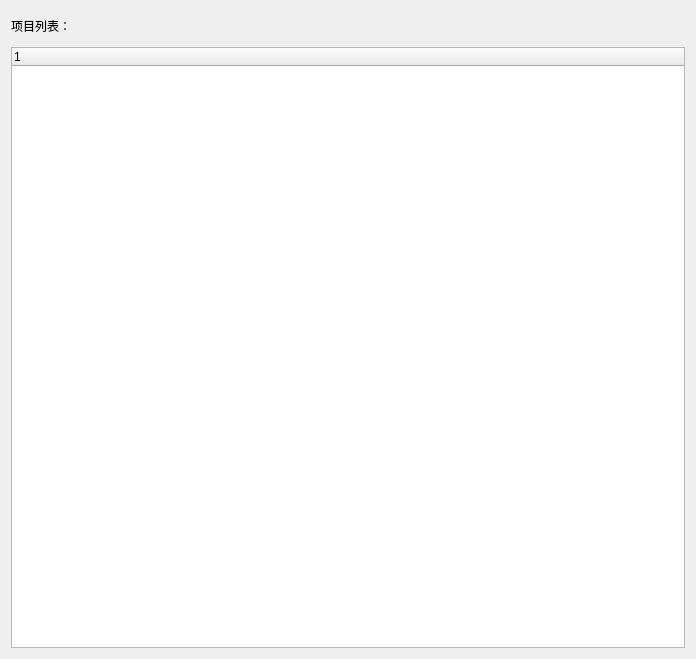
<?xml version="1.0" encoding="UTF-8"?>
<ui version="4.0">
 <class>ProTree</class>
 <widget class="QDialog" name="ProTree">
  <property name="geometry">
   <rect>
    <x>0</x>
    <y>0</y>
    <width>696</width>
    <height>659</height>
   </rect>
  </property>
  <property name="windowTitle">
   <string>Dialog</string>
  </property>
  <layout class="QGridLayout" name="gridLayout">
   <item row="0" column="0">
    <layout class="QVBoxLayout" name="verticalLayout" stretch="1,20">
     <item>
      <widget class="QLabel" name="label_pro">
       <property name="text">
        <string>项目列表：</string>
       </property>
      </widget>
     </item>
     <item>
      <widget class="ProTreeWidget" name="treeWidget">
       <column>
        <property name="text">
         <string notr="true">1</string>
        </property>
       </column>
      </widget>
     </item>
    </layout>
   </item>
  </layout>
 </widget>
 <customwidgets>
  <customwidget>
   <class>ProTreeWidget</class>
   <extends>QTreeWidget</extends>
   <header>protreewidget.h</header>
  </customwidget>
 </customwidgets>
 <resources/>
 <connections/>
</ui>
